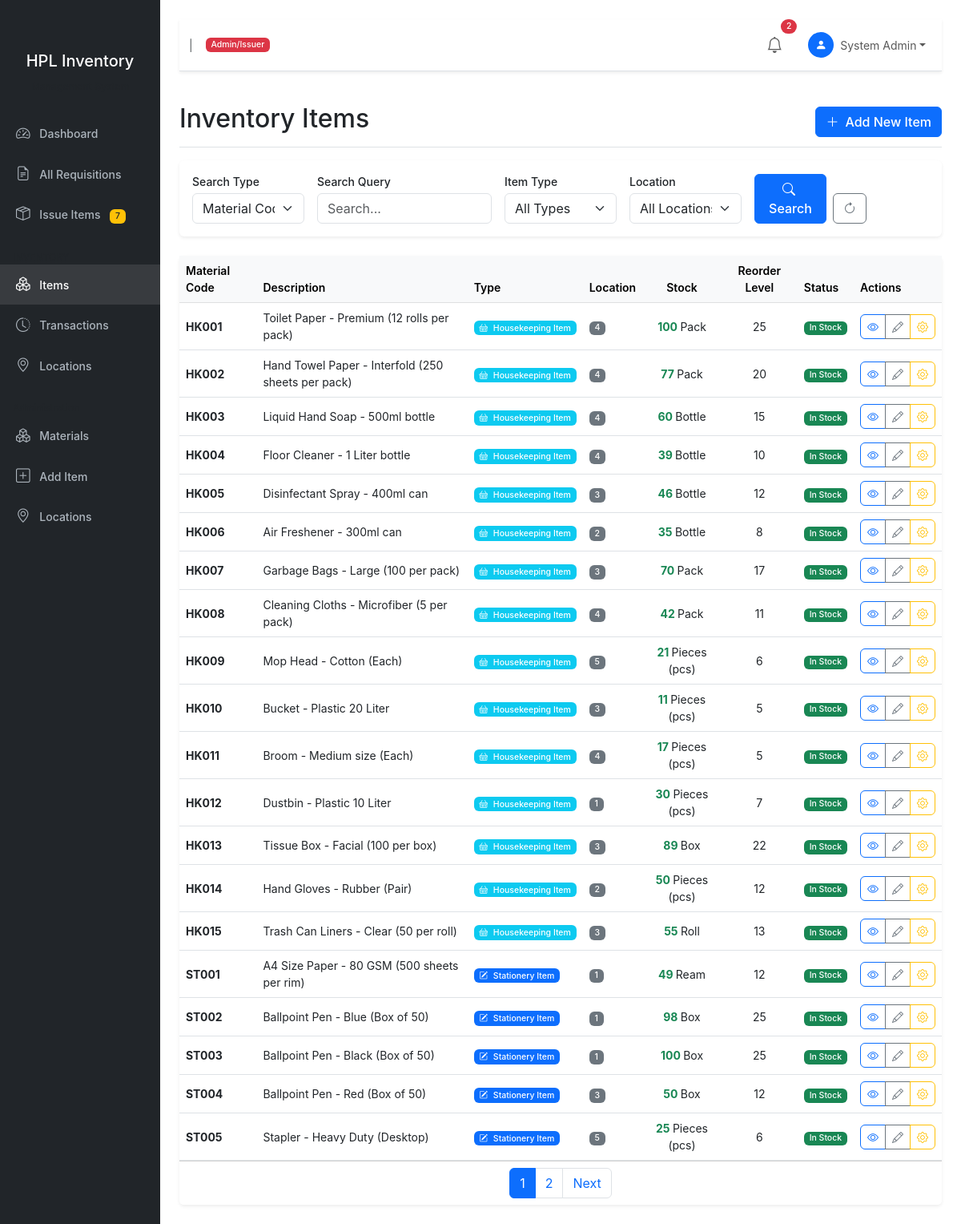
The page /inventory/ (signed in) on the database its author committed.
### core/models.py (models this page shows, shortened)
class User(AbstractUser):
    ROLE_CHOICES = [
        ('initiator', 'Initiator'),
        ('hod', 'Head of Department'),
        ('admin', 'Admin/Issuer'),
        ('super_admin', 'Super Admin'),
    ]
    role = models.CharField(
        max_length=20,
        choices=ROLE_CHOICES,
        default='initiator',
        help_text="User role determines permissions and workflow capabilities"
    )
    department = models.ForeignKey(
        Department,
        on_delete=models.SET_NULL,
        null=True,
        blank=True,
        related_name='users',
        help_text="Department for HOD authorization scope"
    )
    employee_id = models.CharField(
        max_length=50,
        unique=True,
        blank=True,
        null=True,
        help_text="HPL Employee ID"
    )
    phone = models.CharField(max_length=20, blank=True, null=True)
    is_active = models.BooleanField(default=True)
    created_at = models.DateTimeField(auto_now_add=True)
    updated_at = models.DateTimeField(auto_now=True)
    class Meta:
        verbose_name = 'User'
        verbose_name_plural = 'Users'
        ordering = ['department', 'username']
    def get_full_name(self):
        if self.first_name and self.last_name:
            return f"{self.first_name} {self.last_name}"
        return self.username
    @property
    def is_super_admin(self):
        return self.role == 'super_admin'
    @property
    def is_hod(self):
        return self.role == 'hod'
    @property
    def is_admin(self):
        return self.role == 'admin'
    @property
    def is_initiator(self):
        return self.role == 'initiator'
    def get_pending_requisitions_count(self):
        if self.is_super_admin:
            from requisition.models import Requisition
            return Requisition.objects.filter(
                status__in=['pending_hod', 'authorized']
            ).count()
        elif self.is_hod:
            from requisition.models import Requisition
            return Requisition.objects.filter(
                status='pending_hod',
                initiator__department=self.department
            ).count()
        elif self.is_admin:
            from requisition.models import Requisition
            return Requisition.objects.filter(status='authorized').count()
        return 0

### inventory/models.py (models this page shows, shortened)
class Item(models.Model):
    ITEM_TYPE_CHOICES = [
        ('stationery', 'Stationery Item'),
        ('housekeeping', 'Housekeeping Item'),
    ]
    UOM_CHOICES = [
        ('pcs', 'Pieces (pcs)'),
        ('box', 'Box'),
        ('pack', 'Pack'),
        ('ream', 'Ream'),
        ('kg', 'Kilogram (kg)'),
        ('liter', 'Liter'),
        ('dozen', 'Dozen'),
        ('set', 'Set'),
        ('roll', 'Roll'),
        ('bottle', 'Bottle'),
    ]
    material_code = models.CharField(
        max_length=50,
        unique=True,
        help_text="Unique material code (e.g., ST001, HK001)"
    )
    description = models.TextField(
        help_text="Item description and details"
    )
    item_type = models.CharField(
        max_length=20,
        choices=ITEM_TYPE_CHOICES,
        help_text="Type of item"
    )
    unit_of_measurement = models.CharField(
        max_length=20,
        choices=UOM_CHOICES,
        default='pcs',
        help_text="Unit of measurement for this item"
    )
    location = models.ForeignKey(
        Location,
        on_delete=models.SET_NULL,
        null=True,
        blank=True,
        related_name='items',
        help_text="Storage location (Rack/Shelf 1-5)"
    )
    quantity_total = models.IntegerField(
        default=0,
        validators=[MinValueValidator(0)],
        help_text="Total quantity currently in stock"
    )
    reorder_level = models.IntegerField(
        default=10,
        validators=[MinValueValidator(0)],
        help_text="Minimum quantity before reordering"
    )
    is_active = models.BooleanField(default=True)
    created_at = models.DateTimeField(auto_now_add=True)
    updated_at = models.DateTimeField(auto_now=True)
    class Meta:
        verbose_name = 'Item'
        verbose_name_plural = 'Items'
        ordering = ['item_type', 'material_code']
        indexes = [
            models.Index(fields=['material_code']),
            models.Index(fields=['item_type']),
            models.Index(fields=['location']),
        ]
    @property
    def is_low_stock(self):
        return self.quantity_total <= self.reorder_level
    @property
    def stock_status(self):
        if self.quantity_total == 0:
            return 'out_of_stock'
        elif self.quantity_total <= self.reorder_level:
            return 'low_stock'
        else:
            return 'in_stock'
    def get_stock_badge(self):
        status = self.stock_status
        if status == 'out_of_stock':
            return 'bg-danger'
        elif status == 'low_stock':
            return 'bg-warning'
        else:
            return 'bg-success'
    def get_type_badge(self):
        if self.item_type == 'stationery':
            return 'bg-primary'
        else:
            return 'bg-info'
    def get_type_icon(self):
        if self.item_type == 'stationery':
            return 'bi-pencil-square'
        else:
            return 'bi-basket'

class Location(models.Model):
    name = models.CharField(max_length=50)
    code = models.CharField(max_length=10, unique=True)
    description = models.TextField(blank=True, null=True)
    is_active = models.BooleanField(default=True)
    created_at = models.DateTimeField(auto_now_add=True)
    class Meta:
        verbose_name = 'Location'
        verbose_name_plural = 'Locations'
        ordering = ['code']

### inventory/views.py (the view, shortened to what this page needs)
# urls.py: path('', views.ItemListView.as_view(), name='list'),
class ItemListView(InventoryMixin, ListView):
    model = Item
    template_name = 'inventory/item_list.html'
    context_object_name = 'items'
    paginate_by = 20
    def get_queryset(self):
        queryset = Item.objects.select_related('location').filter(is_active=True)
        search_type = self.request.GET.get('search_type')
        query = self.request.GET.get('query')
        item_type = self.request.GET.get('type')
        if item_type:
            queryset = queryset.filter(item_type=item_type)
        location = self.request.GET.get('location')
        if location:
            queryset = queryset.filter(location_id=location)
        low_stock = self.request.GET.get('low_stock')
        if low_stock == 'true':
            queryset = queryset.filter(quantity_total__lte=models.F('reorder_level'))
        return queryset.order_by('item_type', 'material_code')
    def get_context_data(self, **kwargs):
        context = super().get_context_data(**kwargs)
        context['search_form'] = ItemSearchForm(self.request.GET)
        context['total_value'] = sum(item.quantity_total for item in context['items'])
        return context

### templates/inventory/item_list.html (shortened to what this page needs)
{% extends 'base.html' %}
{% block content %}
<div class="d-flex justify-content-between flex-wrap flex-md-nowrap align-items-center pt-3 pb-2 mb-3 border-bottom">
    <h1 class="h2">Inventory Items</h1>
    {% if user.is_admin %}
    <div class="btn-toolbar mb-2 mb-md-0">
        <a href="{% url 'inventory:create' %}" class="btn btn-primary">
            <i class="bi bi-plus-lg me-2"></i>Add New Item
        </a>
    </div>
    {% endif %}
</div>
<div class="card mb-4">
    <div class="card-body">
        <form method="get" class="row g-3">
            <div class="col-md-2">
                <label class="form-label">Search Type</label>
                <select name="search_type" class="form-select">
                    <option value="code" {% if request.GET.search_type == 'code' %}selected{% endif %}>Material Code</option>
                </select>
            </div>
            <div class="col-md-3">
                <label class="form-label">Search Query</label>
                <input type="text" name="query" class="form-control" value="{{ request.GET.query }}" placeholder="Search...">
            </div>
            <div class="col-md-2">
                <label class="form-label">Item Type</label>
                <select name="type" class="form-select">
                    <option value="">All Types</option>
                </select>
            </div>
            <div class="col-md-2">
                <label class="form-label">Location</label>
                <select name="location" class="form-select">
                    <option value="">All Locations</option>
                </select>
            </div>
            <div class="col-md-2 d-flex align-items-end">
                <button type="submit" class="btn btn-primary w-100 me-2">
                    <i class="bi bi-search me-1"></i>Search
                </button>
                <a href="{% url 'inventory:list' %}" class="btn btn-outline-secondary">
                    <i class="bi bi-arrow-clockwise"></i>
                </a>
            </div>
        </form>
    </div>
</div>
<div class="card">
    <div class="card-body p-0">
        <div class="table-responsive">
            <table class="table table-hover mb-0">
                <thead class="table-light">
                    <tr>
                        <th>Material Code</th>
                        <th>Description</th>
                        <th>Type</th>
                        <th>Location</th>
                        <th class="text-center">Stock</th>
                        <th class="text-center">Reorder Level</th>
                        <th>Status</th>
                        <th>Actions</th>
                    </tr>
                </thead>
                <tbody>
                    {% for item in items %}
                    <tr class="{% if item.is_low_stock %}table-warning{% endif %}">
                        <td>
                            <strong>{{ item.material_code }}</strong>
                        </td>
                        <td>
                            {{ item.description|truncatechars:50 }}
                        </td>
                        <td>
                            <span class="badge {{ item.get_type_badge }}">
                                <i class="bi {{ item.get_type_icon }} me-1"></i>
                                {{ item.get_item_type_display }}
                            </span>
                        </td>
                        <td>
                            {% if item.location %}
                            <span class="badge bg-secondary">{{ item.location.code }}</span>
                            {% else %}
                            <span class="text-muted">-</span>
                            {% endif %}
                        </td>
                        <td class="text-center">
                            <span class="fw-bold {% if item.quantity_total == 0 %}text-danger{% elif item.is_low_stock %}text-warning{% else %}text-success{% endif %}">
                                {{ item.quantity_total }}
                            </span>
                            {{ item.get_unit_of_measurement_display }}
                        </td>
                        <td class="text-center">{{ item.reorder_level }}</td>
                        <td>
                            <span class="badge {{ item.get_stock_badge }}">
                                {% if item.quantity_total == 0 %}Out of Stock
                                {% elif item.is_low_stock %}Low Stock
                                {% else %}In Stock{% endif %}
                            </span>
                        </td>
                        <td>
                            <div class="btn-group btn-group-sm">
                                <a href="{% url 'inventory:detail' item.pk %}" class="btn btn-outline-primary" title="View">
                                    <i class="bi bi-eye"></i>
                                </a>
                                {% if user.is_admin %}
                                <a href="{% url 'inventory:update' item.pk %}" class="btn btn-outline-secondary" title="Edit">
                                    <i class="bi bi-pencil"></i>
                                </a>
                                <a href="{% url 'inventory:adjust' item.pk %}" class="btn btn-outline-warning" title="Adjust Stock">
                                    <i class="bi bi-gear"></i>
                                </a>
                                {% endif %}
                            </div>
                        </td>
                    </tr>
                    {% endfor %}
                </tbody>
            </table>
        </div>
    </div>
    {% if is_paginated %}
    <div class="card-footer bg-white">
        <nav aria-label="Page navigation">
            <ul class="pagination justify-content-center mb-0">
                {% for num in page_obj.paginator.page_range %}
                {% if page_obj.number == num %}
                <li class="page-item active"><span class="page-link">{{ num }}</span></li>
                {% else %}
                <li class="page-item"><a class="page-link" href="?page={{ num }}">{{ num }}</a></li>
                {% endif %}
                {% endfor %}
                {% if page_obj.has_next %}
                <li class="page-item">
                    <a class="page-link" href="?page={{ page_obj.next_page_number }}">Next</a>
                </li>
                {% endif %}
            </ul>
        </nav>
    </div>
    {% endif %}
</div>
{% endblock %}

### templates/partials/navbar.html (shortened to what this page needs)
<nav class="navbar navbar-expand-lg navbar-light bg-white border-bottom mb-4">
    <div class="container-fluid">
        <div class="d-flex align-items-center">
            <span class="me-3 text-muted">|</span>
            <span class="badge {% if user.is_admin %}bg-danger{% elif user.is_hod %}bg-warning text-dark{% else %}bg-info{% endif %} me-2">
                {{ user.get_role_display }}
            </span>
        </div>
        <div class="collapse navbar-collapse justify-content-end">
            <ul class="navbar-nav align-items-center">
                <li class="nav-item dropdown me-3">
                    <a class="nav-link position-relative" href="#" role="button"
                       data-bs-toggle="dropdown" id="notificationDropdown">
                        <i class="bi bi-bell fs-5"></i>
                        <span class="position-absolute top-0 start-100 translate-middle badge rounded-pill bg-danger"
                              id="notificationBadge" style="display: none;">
                        </span>
                    </a>
                </li>
                <li class="nav-item dropdown">
                    <a class="nav-link dropdown-toggle d-flex align-items-center" href="#"
                       role="button" data-bs-toggle="dropdown">
                        <div class="bg-primary text-white rounded-circle d-flex align-items-center justify-content-center me-2"
                             style="width: 32px; height: 32px;">
                            <i class="bi bi-person-fill"></i>
                        </div>
                        <span>{{ user.get_full_name }}</span>
                    </a>
                </li>
            </ul>
        </div>
    </div>
</nav>

### rows shown on the page
User: role "Admin/Issuer", get_full_name "System Admin"
Item: material_code "HK001", description "Toilet Paper - Premium (12 rolls per pack)", item_type "Housekeeping Item", location.code "4", quantity_total "100", unit_of_measurement "Pack", reorder_level "25", shows "In Stock"
Item: material_code "HK002", description "Hand Towel Paper - Interfold (250 sheets per pack)", item_type "Housekeeping Item", location.code "4", quantity_total "77", unit_of_measurement "Pack", reorder_level "20", shows "In Stock"
Item: material_code "HK003", description "Liquid Hand Soap - 500ml bottle", item_type "Housekeeping Item", location.code "4", quantity_total "60", unit_of_measurement "Bottle", reorder_level "15", shows "In Stock"
Item: material_code "HK004", description "Floor Cleaner - 1 Liter bottle", item_type "Housekeeping Item", location.code "4", quantity_total "39", unit_of_measurement "Bottle", reorder_level "10", shows "In Stock"
Item: material_code "HK005", description "Disinfectant Spray - 400ml can", item_type "Housekeeping Item", location.code "3", quantity_total "46", unit_of_measurement "Bottle", reorder_level "12", shows "In Stock"
Item: material_code "HK006", description "Air Freshener - 300ml can", item_type "Housekeeping Item", location.code "2", quantity_total "35", unit_of_measurement "Bottle", reorder_level "8", shows "In Stock"
Item: material_code "HK007", description "Garbage Bags - Large (100 per pack)", item_type "Housekeeping Item", location.code "3", quantity_total "70", unit_of_measurement "Pack", reorder_level "17", shows "In Stock"
Item: material_code "HK008", description "Cleaning Cloths - Microfiber (5 per pack)", item_type "Housekeeping Item", location.code "4", quantity_total "42", unit_of_measurement "Pack", reorder_level "11", shows "In Stock"
Item: material_code "HK009", description "Mop Head - Cotton (Each)", item_type "Housekeeping Item", location.code "5", quantity_total "21", unit_of_measurement "Pieces (pcs)", reorder_level "6", shows "In Stock"
Item: material_code "HK010", description "Bucket - Plastic 20 Liter", item_type "Housekeeping Item", location.code "3", quantity_total "11", unit_of_measurement "Pieces (pcs)", reorder_level "5", shows "In Stock"
Item: material_code "HK011", description "Broom - Medium size (Each)", item_type "Housekeeping Item", location.code "4", quantity_total "17", unit_of_measurement "Pieces (pcs)", reorder_level "5", shows "In Stock"
Item: material_code "HK012", description "Dustbin - Plastic 10 Liter", item_type "Housekeeping Item", location.code "1", quantity_total "30", unit_of_measurement "Pieces (pcs)", reorder_level "7", shows "In Stock"
Item: material_code "HK013", description "Tissue Box - Facial (100 per box)", item_type "Housekeeping Item", location.code "3", quantity_total "89", unit_of_measurement "Box", reorder_level "22", shows "In Stock"
Item: material_code "HK014", description "Hand Gloves - Rubber (Pair)", item_type "Housekeeping Item", location.code "2", quantity_total "50", unit_of_measurement "Pieces (pcs)", reorder_level "12", shows "In Stock"
Item: material_code "HK015", description "Trash Can Liners - Clear (50 per roll)", item_type "Housekeeping Item", location.code "3", quantity_total "55", unit_of_measurement "Roll", reorder_level "13", shows "In Stock"
Item: material_code "ST001", description "A4 Size Paper - 80 GSM (500 sheets per rim)", item_type "Stationery Item", location.code "1", quantity_total "49", unit_of_measurement "Ream", reorder_level "12", shows "In Stock"
Item: material_code "ST002", description "Ballpoint Pen - Blue (Box of 50)", item_type "Stationery Item", location.code "1", quantity_total "98", unit_of_measurement "Box", reorder_level "25", shows "In Stock"
Item: material_code "ST003", description "Ballpoint Pen - Black (Box of 50)", item_type "Stationery Item", location.code "1", quantity_total "100", unit_of_measurement "Box", reorder_level "25", shows "In Stock"
Item: material_code "ST004", description "Ballpoint Pen - Red (Box of 50)", item_type "Stationery Item", location.code "3", quantity_total "50", unit_of_measurement "Box", reorder_level "12", shows "In Stock"
Item: material_code "ST005", description "Stapler - Heavy Duty (Desktop)", item_type "Stationery Item", location.code "5", quantity_total "25", unit_of_measurement "Pieces (pcs)", reorder_level "6", shows "In Stock"

### other values the page prints
{{ pending_count }} "7"
{{ num }} "1"
{{ num }} "2"
